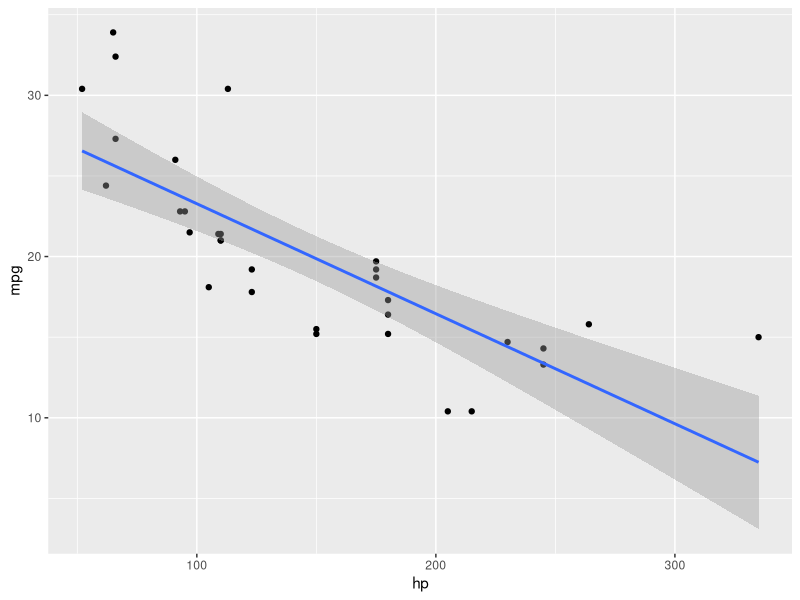
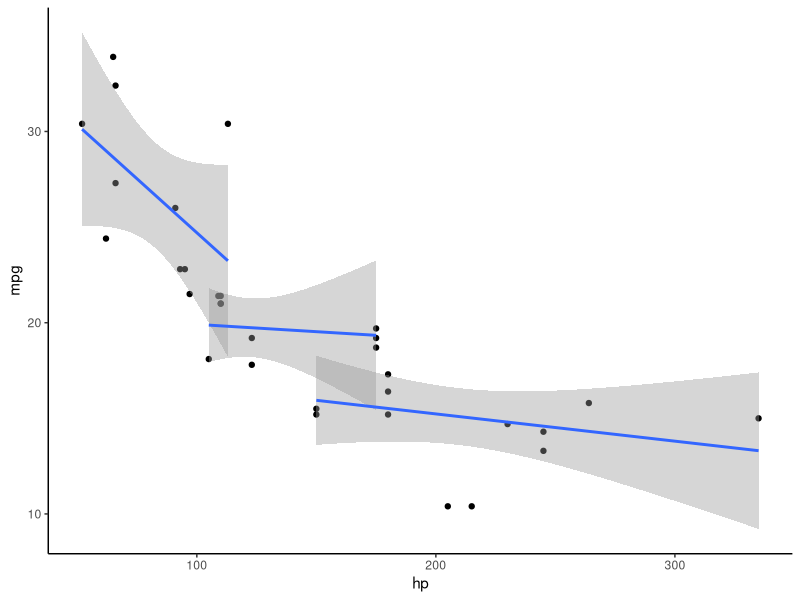

Here is the R script that generated these plots, in order:
## ---- chunk 1
knitr::opts_chunk$set(echo = TRUE, warning = FALSE, message = FALSE)
## ---- chunk 2
library(tidyverse)

rm(list = ls())

# load data
data(mtcars)
## ---- chunk 3
fit <- lm(mpg ~ hp, data = mtcars)
summary(fit)$r.squared
## ---- chunk 4
mtcars %>%
  ggplot(aes(x=hp, y=mpg)) +
  geom_point() +
  geom_smooth(method = "lm")
## ---- chunk 5
mtcars %>%
  ggplot(aes(x=hp, y=mpg, group=cyl)) +
  geom_point() +
  geom_smooth(method = "lm") +
  theme_classic()

## ---- chunk 6
fit_2 <- lm(mpg ~ hp + cyl, data=mtcars)
coef(fit_2) #we see that cyl has a huge effect on mpg.
#What is the effect if we hold the confounding constant?
